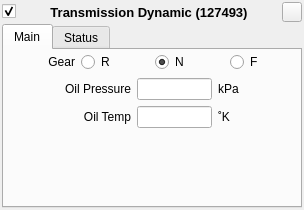
<?xml version="1.0" encoding="UTF-8"?>
<!-- Copyright (C) 2024-2026 RF StateSide LLC; SPDX-License-Identifier: AGPL-3.0-or-later -->
<ui version="4.0">
 <class>TransmissionDynamic127493</class>
 <widget class="QWidget" name="TransmissionDynamic127493">
  <property name="geometry">
   <rect>
    <x>0</x>
    <y>0</y>
    <width>304</width>
    <height>210</height>
   </rect>
  </property>
  <property name="focusPolicy">
   <enum>Qt::FocusPolicy::StrongFocus</enum>
  </property>
  <property name="windowTitle">
   <string>Form</string>
  </property>
  <layout class="QVBoxLayout" name="verticalLayout_4">
   <property name="spacing">
    <number>2</number>
   </property>
   <property name="leftMargin">
    <number>2</number>
   </property>
   <property name="topMargin">
    <number>2</number>
   </property>
   <property name="rightMargin">
    <number>2</number>
   </property>
   <property name="bottomMargin">
    <number>2</number>
   </property>
   <item>
    <layout class="QHBoxLayout" name="horizontalLayout_3">
     <item>
      <widget class="QCheckBox" name="checkBoxEnabled">
       <property name="text">
        <string/>
       </property>
       <property name="checked">
        <bool>true</bool>
       </property>
      </widget>
     </item>
     <item>
      <spacer name="horizontalSpacer">
       <property name="orientation">
        <enum>Qt::Orientation::Horizontal</enum>
       </property>
       <property name="sizeHint" stdset="0">
        <size>
         <width>40</width>
         <height>20</height>
        </size>
       </property>
      </spacer>
     </item>
     <item>
      <widget class="QLabel" name="labelTitle">
       <property name="font">
        <font>
         <pointsize>10</pointsize>
         <bold>true</bold>
        </font>
       </property>
       <property name="text">
        <string>Transmission Dynamic (127493)</string>
       </property>
       <property name="alignment">
        <set>Qt::AlignmentFlag::AlignCenter</set>
       </property>
      </widget>
     </item>
     <item>
      <spacer name="horizontalSpacer_2">
       <property name="orientation">
        <enum>Qt::Orientation::Horizontal</enum>
       </property>
       <property name="sizeHint" stdset="0">
        <size>
         <width>40</width>
         <height>20</height>
        </size>
       </property>
      </spacer>
     </item>
     <item>
      <widget class="QPushButton" name="pushButtonRemove">
       <property name="minimumSize">
        <size>
         <width>20</width>
         <height>20</height>
        </size>
       </property>
       <property name="maximumSize">
        <size>
         <width>20</width>
         <height>20</height>
        </size>
       </property>
       <property name="text">
        <string/>
       </property>
      </widget>
     </item>
    </layout>
   </item>
   <item>
    <widget class="QTabWidget" name="tabWidget">
     <property name="minimumSize">
      <size>
       <width>300</width>
       <height>0</height>
      </size>
     </property>
     <property name="currentIndex">
      <number>0</number>
     </property>
     <widget class="QWidget" name="tabMain">
      <attribute name="title">
       <string>Main</string>
      </attribute>
      <layout class="QVBoxLayout" name="verticalLayout_2">
       <property name="spacing">
        <number>6</number>
       </property>
       <property name="leftMargin">
        <number>2</number>
       </property>
       <property name="topMargin">
        <number>2</number>
       </property>
       <property name="rightMargin">
        <number>2</number>
       </property>
       <property name="bottomMargin">
        <number>2</number>
       </property>
       <item>
        <layout class="QHBoxLayout" name="horizontalLayout">
         <item>
          <widget class="QLabel" name="labelGear">
           <property name="text">
            <string>Gear</string>
           </property>
           <property name="alignment">
            <set>Qt::AlignmentFlag::AlignRight|Qt::AlignmentFlag::AlignTrailing|Qt::AlignmentFlag::AlignVCenter</set>
           </property>
          </widget>
         </item>
         <item>
          <widget class="QRadioButton" name="radioButtonReverse">
           <property name="toolTip">
            <string>&lt;html&gt;&lt;head/&gt;&lt;body&gt;&lt;p&gt;Reverse&lt;/p&gt;&lt;/body&gt;&lt;/html&gt;</string>
           </property>
           <property name="text">
            <string>R</string>
           </property>
          </widget>
         </item>
         <item>
          <widget class="QRadioButton" name="radioButtonNeutral">
           <property name="toolTip">
            <string>&lt;html&gt;&lt;head/&gt;&lt;body&gt;&lt;p&gt;Neutral&lt;/p&gt;&lt;/body&gt;&lt;/html&gt;</string>
           </property>
           <property name="text">
            <string>N</string>
           </property>
           <property name="checked">
            <bool>true</bool>
           </property>
          </widget>
         </item>
         <item>
          <widget class="QRadioButton" name="radioButtonForward">
           <property name="toolTip">
            <string>&lt;html&gt;&lt;head/&gt;&lt;body&gt;&lt;p&gt;Forward&lt;/p&gt;&lt;/body&gt;&lt;/html&gt;</string>
           </property>
           <property name="text">
            <string>F</string>
           </property>
          </widget>
         </item>
        </layout>
       </item>
       <item>
        <layout class="QHBoxLayout" name="horizontalLayoutEngineCoolantPress">
         <item>
          <widget class="QLabel" name="labelOilPressure">
           <property name="minimumSize">
            <size>
             <width>125</width>
             <height>22</height>
            </size>
           </property>
           <property name="maximumSize">
            <size>
             <width>125</width>
             <height>16777215</height>
            </size>
           </property>
           <property name="text">
            <string>Oil Pressure</string>
           </property>
           <property name="alignment">
            <set>Qt::AlignmentFlag::AlignRight|Qt::AlignmentFlag::AlignTrailing|Qt::AlignmentFlag::AlignVCenter</set>
           </property>
          </widget>
         </item>
         <item>
          <widget class="QLineEdit" name="lineEditOilPressure">
           <property name="minimumSize">
            <size>
             <width>75</width>
             <height>22</height>
            </size>
           </property>
           <property name="maximumSize">
            <size>
             <width>75</width>
             <height>16777215</height>
            </size>
           </property>
          </widget>
         </item>
         <item>
          <widget class="ClickableLabel" name="labelUnitsOilPressure">
           <property name="minimumSize">
            <size>
             <width>50</width>
             <height>22</height>
            </size>
           </property>
           <property name="toolTip">
            <string>&lt;html&gt;&lt;head/&gt;&lt;body&gt;&lt;p&gt;Click to change units&lt;/p&gt;&lt;/body&gt;&lt;/html&gt;</string>
           </property>
           <property name="text">
            <string>kPa</string>
           </property>
          </widget>
         </item>
        </layout>
       </item>
       <item>
        <layout class="QHBoxLayout" name="horizontalLayout_2">
         <item>
          <widget class="QLabel" name="labelOilTemperature">
           <property name="minimumSize">
            <size>
             <width>125</width>
             <height>22</height>
            </size>
           </property>
           <property name="maximumSize">
            <size>
             <width>125</width>
             <height>16777215</height>
            </size>
           </property>
           <property name="text">
            <string>Oil Temp</string>
           </property>
           <property name="alignment">
            <set>Qt::AlignmentFlag::AlignRight|Qt::AlignmentFlag::AlignTrailing|Qt::AlignmentFlag::AlignVCenter</set>
           </property>
          </widget>
         </item>
         <item>
          <widget class="QLineEdit" name="lineEditOilTemperature">
           <property name="minimumSize">
            <size>
             <width>75</width>
             <height>22</height>
            </size>
           </property>
           <property name="maximumSize">
            <size>
             <width>75</width>
             <height>16777215</height>
            </size>
           </property>
          </widget>
         </item>
         <item>
          <widget class="ClickableLabel" name="labelUnitsOilTemperature">
           <property name="minimumSize">
            <size>
             <width>50</width>
             <height>22</height>
            </size>
           </property>
           <property name="toolTip">
            <string>&lt;html&gt;&lt;head/&gt;&lt;body&gt;&lt;p&gt;Click to change units&lt;/p&gt;&lt;/body&gt;&lt;/html&gt;</string>
           </property>
           <property name="text">
            <string>˚K</string>
           </property>
          </widget>
         </item>
        </layout>
       </item>
       <item>
        <spacer name="verticalSpacer">
         <property name="orientation">
          <enum>Qt::Orientation::Vertical</enum>
         </property>
         <property name="sizeHint" stdset="0">
          <size>
           <width>20</width>
           <height>40</height>
          </size>
         </property>
        </spacer>
       </item>
      </layout>
     </widget>
     <widget class="QWidget" name="tabStatus">
      <attribute name="title">
       <string>Status</string>
      </attribute>
      <layout class="QVBoxLayout" name="verticalLayout_5">
       <item>
        <widget class="QScrollArea" name="scrollArea">
         <property name="widgetResizable">
          <bool>true</bool>
         </property>
         <widget class="QWidget" name="scrollAreaWidgetContents">
          <property name="geometry">
           <rect>
            <x>0</x>
            <y>0</y>
            <width>325</width>
            <height>178</height>
           </rect>
          </property>
          <layout class="QVBoxLayout" name="verticalLayout_6">
           <item>
            <layout class="QHBoxLayout" name="horizontalLayout_6">
             <item>
              <layout class="QVBoxLayout" name="verticalLayout">
               <item>
                <widget class="QCheckBox" name="checkBoxOverTemperature">
                 <property name="text">
                  <string>Over Temperature</string>
                 </property>
                </widget>
               </item>
               <item>
                <widget class="QCheckBox" name="checkBoxLowOilPressure">
                 <property name="text">
                  <string>Low Oil Pressure</string>
                 </property>
                </widget>
               </item>
               <item>
                <widget class="QCheckBox" name="checkBoxCheckTransmission">
                 <property name="text">
                  <string>Check Transmission</string>
                 </property>
                </widget>
               </item>
               <item>
                <widget class="QCheckBox" name="checkBoxLowOilLevel">
                 <property name="text">
                  <string>Low Oil Level</string>
                 </property>
                </widget>
               </item>
               <item>
                <widget class="QCheckBox" name="checkBoxSailDrive">
                 <property name="text">
                  <string>Sail Drive</string>
                 </property>
                </widget>
               </item>
               <item>
                <spacer name="verticalSpacer_2">
                 <property name="orientation">
                  <enum>Qt::Orientation::Vertical</enum>
                 </property>
                 <property name="sizeHint" stdset="0">
                  <size>
                   <width>20</width>
                   <height>40</height>
                  </size>
                 </property>
                </spacer>
               </item>
              </layout>
             </item>
             <item>
              <layout class="QVBoxLayout" name="verticalLayout_3">
               <item>
                <widget class="QCheckBox" name="checkBoxSlipConditionDetected">
                 <property name="enabled">
                  <bool>false</bool>
                 </property>
                 <property name="text">
                  <string>Slip Condition Detected</string>
                 </property>
                </widget>
               </item>
               <item>
                <widget class="QCheckBox" name="checkBoxClutchOverload">
                 <property name="enabled">
                  <bool>false</bool>
                 </property>
                 <property name="text">
                  <string>Clutch Overload</string>
                 </property>
                </widget>
               </item>
               <item>
                <widget class="QCheckBox" name="checkBoxPowerTakeOffEngaged">
                 <property name="enabled">
                  <bool>false</bool>
                 </property>
                 <property name="text">
                  <string>Power Take-Off Engaged</string>
                 </property>
                </widget>
               </item>
               <item>
                <spacer name="verticalSpacer_3">
                 <property name="orientation">
                  <enum>Qt::Orientation::Vertical</enum>
                 </property>
                 <property name="sizeHint" stdset="0">
                  <size>
                   <width>20</width>
                   <height>40</height>
                  </size>
                 </property>
                </spacer>
               </item>
              </layout>
             </item>
            </layout>
           </item>
          </layout>
         </widget>
        </widget>
       </item>
      </layout>
     </widget>
    </widget>
   </item>
  </layout>
 </widget>
 <customwidgets>
  <customwidget>
   <class>ClickableLabel</class>
   <extends>QLabel</extends>
   <header location="global">clickablelabel.h</header>
  </customwidget>
 </customwidgets>
 <resources/>
 <connections/>
</ui>
